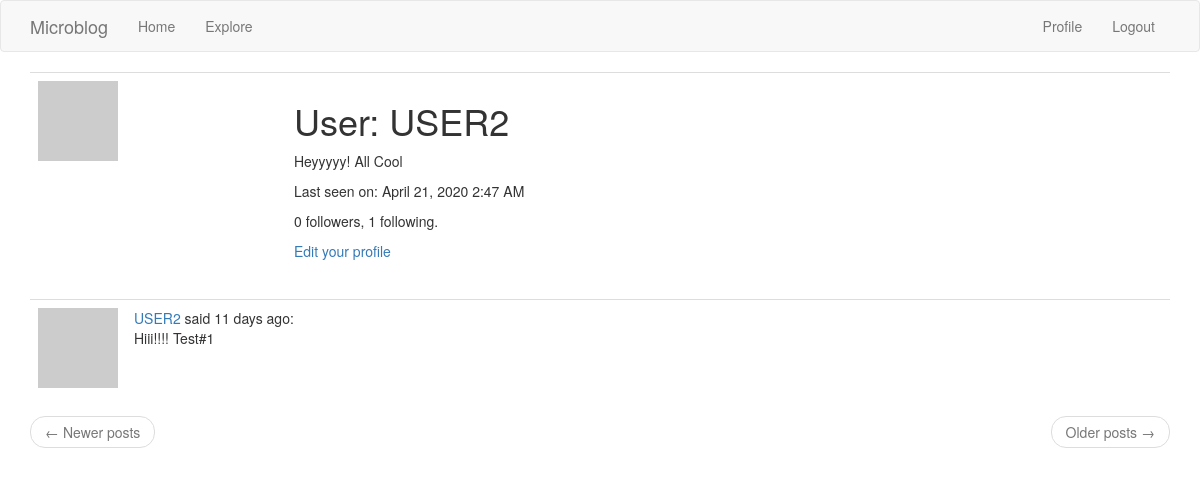
The page /user/USER2 (signed in) on the database as committed earlier.
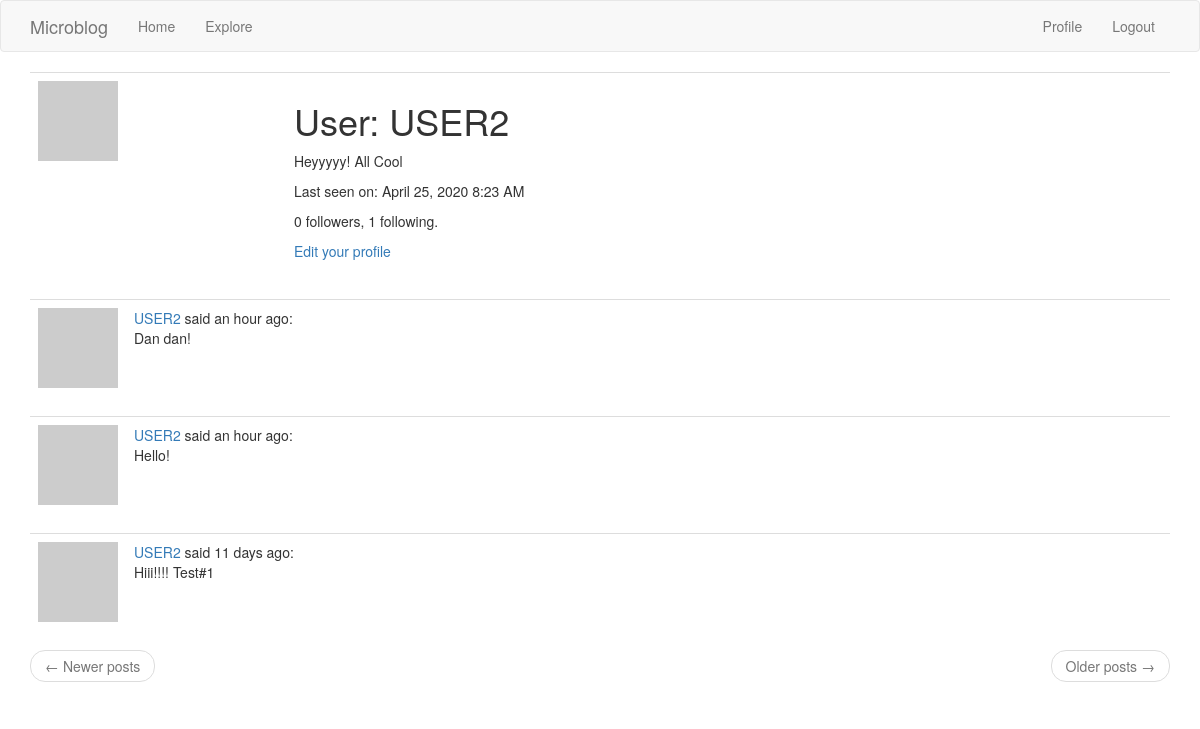
The same page on the database as committed later.
### app/models.py (models this page shows, shortened)
class User(UserMixin, db.Model):
    id = db.Column(db.Integer, primary_key = True)
    username = db.Column(db.String(64), index = True, unique = True)
    email = db.Column(db.String(120),index = True, unique = True)
    password_hash = db.Column(db.String(128))
    posts = db.relationship('Post', backref = 'author', lazy = 'dynamic')
    about_me = db.Column(db.String(140))
    last_seen = db.Column(db.DateTime, default=datetime.utcnow)
    followed = db.relationship(
        'User', secondary=followers,
        primaryjoin=(followers.c.follower_id == id),
        secondaryjoin=(followers.c.followed_id == id),
        backref=db.backref('followers', lazy='dynamic'), lazy='dynamic')
    def avatar(self, size):
        digest = md5(self.email.lower().encode('utf-8')).hexdigest()
        return 'https://www.gravatar.com/avatar/{}?d=identicon&s={}'.format(
            digest, size)

class Post(db.Model):
    id = db.Column(db.Integer, primary_key = True)
    caption = db.Column(db.String(150))
    timestamp = db.Column(db.DateTime, index = True, default = datetime.utcnow)
    user_id = db.Column(db.Integer, db.ForeignKey('user.id'))

### app/main/routes.py (the view)
@bp.route('/user/<username>')
@login_required
def user(username):
    user = User.query.filter_by(username=username).first_or_404()
    page = request.args.get('page', 1, type=int)
    posts = user.posts.order_by(Post.timestamp.desc()).paginate(
        page, current_app.config['POSTS_PER_PAGE'], False)
    next_url = url_for('main.user', username=user.username, page=posts.next_num) \
        if posts.has_next else None
    prev_url = url_for('main.user', username=user.username, page=posts.prev_num) \
        if posts.has_prev else None
    return render_template('user.html', user=user, posts=posts.items, next_url = next_url, prev_url = prev_url)

### app/main/routes.py (called while the page is built)
@bp.before_app_request
def before_request():
    if current_user.is_authenticated:
        current_user.last_seen = datetime.utcnow()
        db.session.commit()

### app/models.py (called while the page is built)
@login.user_loader
def load_user(id):
    return User.query.get(int(id))

### app/templates/user.html
{% extends "base.html" %}
{% block app_content %}
    <table class="table table-hover">
        <tr>
            <td width="256px"><img src="{{ user.avatar(256) }}"></td>
            <td>
                <h1>{{ ('User') }}: {{ user.username }}</h1>
                {% if user.about_me %}<p>{{ user.about_me }}</p>{% endif %}
                {% if user.last_seen %}
                    <p>{{ ('Last seen on') }}: {{ moment(user.last_seen).format('LLL') }}</p>
                {% endif %}
                <p>{{ user.followers.count() }} followers, {{ user.followed.count() }} following.</p>
                {% if user == current_user %}
                <p><a href="{{ url_for('main.edit_profile') }}">{{ ('Edit your profile') }}</a></p>
                {% elif not current_user.is_following(user) %}
                <p><a href="{{ url_for('main.follow', username=user.username) }}">{{ ('Follow') }}</a></p>
                {% else %}
                <p><a href="{{ url_for('main.unfollow', username=user.username) }}">{{ ('Unfollow') }}</a></p>
                {% endif %}
            </td>
        </tr>
    </table>
    {% for post in posts %}
        {% include '_post.html' %}
    {% endfor %}
    <nav aria-label="...">
        <ul class="pager">
            <li class="previous{% if not prev_url %} disabled{% endif %}">
                <a href="{{ prev_url or '#' }}">
                    <span aria-hidden="true">&larr;</span> {{ ('Newer posts') }}
                </a>
            </li>
            <li class="next{% if not next_url %} disabled{% endif %}">
                <a href="{{ next_url or '#' }}">
                    {{ ('Older posts') }} <span aria-hidden="true">&rarr;</span>
                </a>
            </li>
        </ul>
    </nav>
{% endblock %}

### app/templates/base.html (shortened to what this page needs)
{% extends 'bootstrap/base.html' %}
  {% block navbar %}
    <nav class="navbar navbar-default">
        <div class="container">
            <div class="navbar-header">
                <a class="navbar-brand" href="{{ url_for('main.index') }}">Microblog</a>
            </div>
            <div class="collapse navbar-collapse" id="bs-example-navbar-collapse-1">
                <ul class="nav navbar-nav">
                    <li><a href="{{ url_for('main.index') }}">{{ ('Home') }}</a></li>
                    <li><a href="{{ url_for('main.explore') }}">{{ ('Explore') }}</a></li>
                </ul>
                <ul class="nav navbar-nav navbar-right">
                    {% if current_user.is_anonymous %}
                    <li><a href="{{ url_for('auth.login') }}">{{ ('Login') }}</a></li>
                    {% else %}
                    <li><a href="{{ url_for('main.user', username=current_user.username) }}">{{ ('Profile') }}</a></li>
                    <li><a href="{{ url_for('auth.logout') }}">{{ ('Logout') }}</a></li>
                    {% endif %}
                </ul>
            </div>
        </div>
    </nav>
{% endblock %}
    {% block content %}
        <div class="container">
            {% block app_content %}{% endblock %}
        </div>
    {% endblock %}

### app/templates/_post.html
<table class="table table-hover">
    <tr>
        <td width="70px">
            <a href="{{ url_for('main.user', username=post.author.username) }}">
                <img src="{{ post.author.avatar(70) }}" />
            </a>
        </td>
        <td>
            <a href="{{ url_for('main.user', username=post.author.username) }}">
                {{ post.author.username }}
            </a>
            said {{ moment(post.timestamp).fromNow() }}:
            <br>
            {{ post.caption }}
        </td>
    </tr>
</table>

Rows that differ between the two databases and show on the page:
changed User "USER2": last_seen "April 21, 2020 2:47 AM" → "April 25, 2020 8:23 AM"
added Post: author.username "USER2", timestamp "an hour ago", caption "Dan dan!"
added Post: author.username "USER2", timestamp "an hour ago", caption "Hello!"
